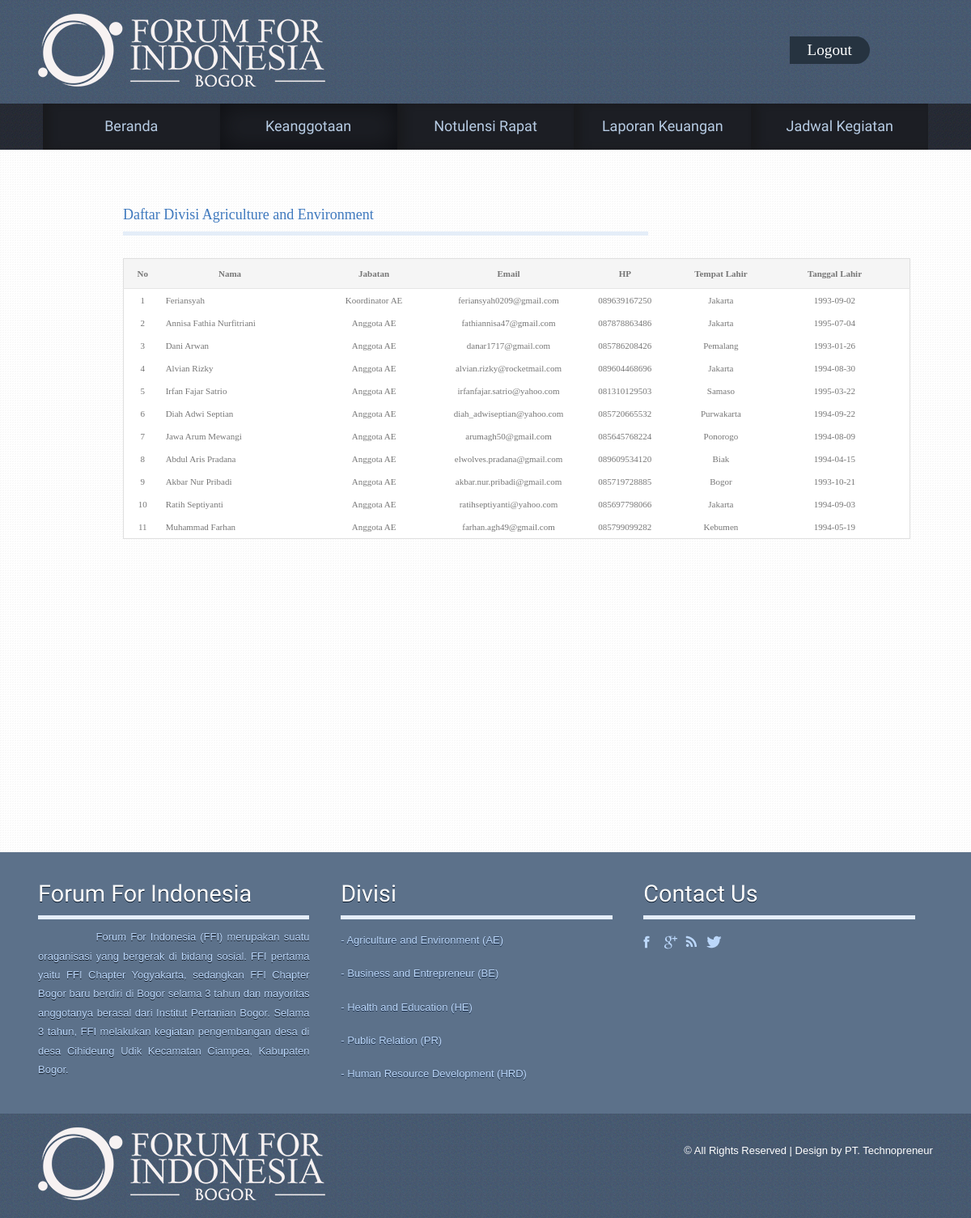
Screenshot of /AE.php with the database file from the repository.
### tables this page shows
CREATE TABLE IF NOT EXISTS `keanggotaan` (
  `ID_Anggota` varchar(10) NOT NULL,
  `Nama` varchar(30) NOT NULL,
  `Jabatan` varchar(50) NOT NULL,
  `Email` varchar(50) NOT NULL,
  `HP` varchar(15) NOT NULL,
  `Tempat_lahir` varchar(25) NOT NULL,
  `Tanggal_lahir` date NOT NULL
);

### AE.php (the view, shortened to what this page needs)
<!DOCTYPE HTML>
<html>
<head>
<link href="css/style.css" rel="stylesheet" type="text/css" media="all" />
<link href="css/camera.css" rel="stylesheet" type="text/css" media="all" />
</head>
<body>
<div class="h_bg">
<div class="wrap">
	<div class="header">
		<div class="logo">
			<h1><a href="home.php"><img src="images/logo2.png" alt=""></a></h1>
		</div>
<div class="signinmember">
			<ul>
				 <li class="b"><a href="logout.php">Logout</a></li>
			</ul>
	</div>
	</div>
</div>
</div>
<div class="slider_bg">
<div class="wrap">
<div class="slider">
	<ul class="nav">
		<li><a href="home.php">Beranda</a></li>
		<li class="active"><a href="Keanggotaan.php">Keanggotaan</a></li>
		<li><a href="notulensi.php">Notulensi Rapat</a></li>
		<li><a href="about.php">Laporan Keuangan</a></li>
		<li><a href="time.php">Jadwal Kegiatan</a></li>
	</ul>
</div>
</div>
</div>
<div class="main_bg">
<div class="wrap">
<div class="main style4">
		<table width="25%" border="0" cellspacing="0" cellpadding="0">
        <tr>
        <div id="body_div">
 <td align=""><div class="body_right_caloninvestor">
			  <h4>Daftar Divisi Agriculture and Environment	</h4>
<div class="tabpad news-box news">
<div class="deposit_info_details">
<table width="150%" border="0" cellspacing="0" cellpadding="0" class="lbox_contentbg">
		<p>&nbsp;</p>
          <tr class="row1" onMouseOver="mouse_event(this, 'listrow_bg');" onMouseOut="mouse_event(this, 'row1');">
                      <td width="5%" valign="top" class="hdr1" align="center">No</td>
                      <td width="18%" valign="top" class="hdr1" align="center">Nama</td>
					  <td width="20%" valign="top" class="hdr1" align="center">Jabatan</td>
					  <td width="10%" valign="top" class="hdr1" align="center">Email</td>
                      <td width="15%" valign="top" class="hdr1" align="center">HP</td>
					  <td width="10%" valign="top" class="hdr1" align="center">Tempat Lahir</td>
					  <td width="20%" valign="top" class="hdr1" align="center">Tanggal Lahir</td>
          </tr>
		  <?php
		$No=1;
       	$query = mysql_query("select * from keanggotaan where Jabatan like '%AE%' ORDER BY Jabatan DESC");
		while ( $data = mysql_fetch_array($query) )
		{
				?>
		              <tr class="list1" onMouseOver="mouse_event(this,'row_hover');" onMouseOut="mouse_event(this,'list1');">
                    <td align="center"> <?php echo $No; ?></td>
		    		  <td align="left"><?php echo $data['Nama'];?></td>
					<td align="center"><?php echo $data['Jabatan'];?></td>
					<td align="center"><?php echo $data['Email'];?></td>
					<td align="center"><?php echo $data['HP'];?></td>
					<td align="center"><?php echo $data['Tempat_lahir'];?></td>
					<td align="center"><?php echo $data['Tanggal_lahir'];?></td>
                        </tr>
<?php
		$No++;
	}
	?>
        </table>
   <br />
   <br />
                </table>
    </div>
        </div>
<div class="footer-bg">
<div class="wrap">
<div class="footer">
  <div class="box1">
	<h4>Forum For Indonesia</h4>
    <p style="text-align: justify;">&nbsp;&nbsp;&nbsp;&nbsp;&nbsp;&nbsp;&nbsp;&nbsp;&nbsp;&nbsp;&nbsp;&nbsp;&nbsp;&nbsp;Forum For Indonesia (FFI) merupakan suatu oraganisasi yang bergerak di bidang sosial. FFI pertama yaitu FFI Chapter Yogyakarta, sedangkan FFI Chapter Bogor baru berdiri di Bogor selama 3 tahun dan mayoritas anggotanya berasal dari Institut Pertanian Bogor. Selama 3 tahun, FFI melakukan kegiatan pengembangan desa di desa Cihideung Udik Kecamatan Ciampea, Kabupaten Bogor.</p>
  </div>
   <div class="box1">
	<h4>Divisi</h4>
	<nav>
		<ul>
			<li><a href="ae.php">- Agriculture and Environment (AE)</a></li>
			<li><a href="be.php">- Business and Entrepreneur (BE)</a></li>            <p></p>
			<li><a href="he.php">- Health and Education (HE)</a></li>
			<li><a href="pr.php">- Public Relation (PR)</a></li>
   			<li><a href="hrd.php">- Human Resource Development (HRD)</a></li>
	    </ul>
	</nav>
	</div>
	<div class="box1">
		<h4>Contact us</h4>
		<div class="social-icons">
	   		  	<ul>
			      <li class="facebook"><a href="#" target="_blank"> </a></li>
			      <li class="twitter"><a href="#" target="_blank"> </a></li>
			      <li class="rss"><a href="#" target="_blank"> </a></li>
			      <li class="contact"><a href="#" target="_blank"> </a></li>
		     </ul>
   	    </div>
	</div>
</div>
</div>
</div>
<div class="ftr-bg">
	<div class="wrap">
		<div class="footer1">
		<div class="logo">
			<h1><a href="home.php"><img src="images/logo2.png" alt=""></a></h1>
		</div>
		<div class="copy">
			<p class="w3-link">© All Rights Reserved | Design by PT. Technopreneur</p>
		</div>
	</div>
	</div>
</div>
</body>
</html>

### rows the page displays
keanggotaan: Nama "Feriansyah", Jabatan "Koordinator AE", Email "feriansyah0209@gmail.com", HP "089639167250", Tempat_lahir "Jakarta", Tanggal_lahir "1993-09-02"
keanggotaan: Nama "Annisa Fathia Nurfitriani", Jabatan "Anggota AE", Email "fathiannisa47@gmail.com", HP "087878863486", Tempat_lahir "Jakarta", Tanggal_lahir "1995-07-04"
keanggotaan: Nama "Dani Arwan", Jabatan "Anggota AE", Email "danar1717@gmail.com", HP "085786208426", Tempat_lahir "Pemalang", Tanggal_lahir "1993-01-26"
keanggotaan: Nama "Alvian Rizky", Jabatan "Anggota AE", Email "alvian.rizky@rocketmail.com", HP "089604468696", Tempat_lahir "Jakarta", Tanggal_lahir "1994-08-30"
keanggotaan: Nama "Irfan Fajar Satrio", Jabatan "Anggota AE", Email "irfanfajar.satrio@yahoo.com", HP "081310129503", Tempat_lahir "Samaso", Tanggal_lahir "1995-03-22"
keanggotaan: Nama "Diah Adwi Septian", Jabatan "Anggota AE", Email "diah_adwiseptian@yahoo.com", HP "085720665532", Tempat_lahir "Purwakarta", Tanggal_lahir "1994-09-22"
keanggotaan: Nama "Jawa Arum Mewangi", Jabatan "Anggota AE", Email "arumagh50@gmail.com", HP "085645768224", Tempat_lahir "Ponorogo", Tanggal_lahir "1994-08-09"
keanggotaan: Nama "Abdul Aris Pradana", Jabatan "Anggota AE", Email "elwolves.pradana@gmail.com", HP "089609534120", Tempat_lahir "Biak", Tanggal_lahir "1994-04-15"
keanggotaan: Nama "Akbar Nur Pribadi", Jabatan "Anggota AE", Email "akbar.nur.pribadi@gmail.com", HP "085719728885", Tempat_lahir "Bogor", Tanggal_lahir "1993-10-21"
keanggotaan: Nama "Ratih Septiyanti", Jabatan "Anggota AE", Email "ratihseptiyanti@yahoo.com", HP "085697798066", Tempat_lahir "Jakarta", Tanggal_lahir "1994-09-03"
keanggotaan: Nama "Muhammad Farhan", Jabatan "Anggota AE", Email "farhan.agh49@gmail.com", HP "085799099282", Tempat_lahir "Kebumen", Tanggal_lahir "1994-05-19"
